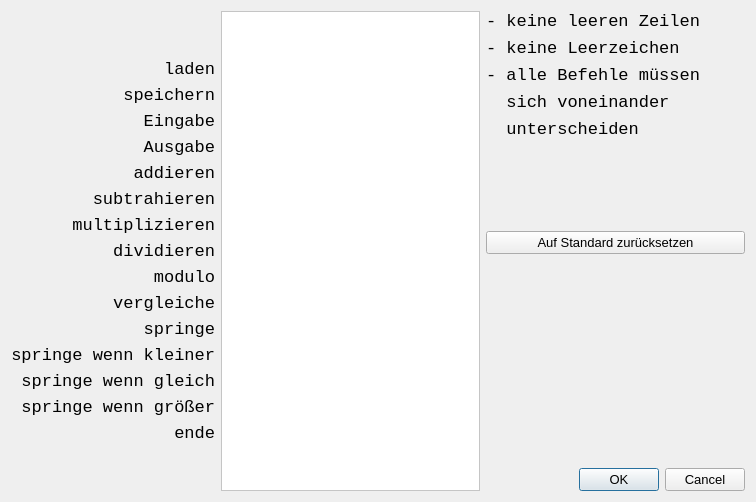
<?xml version="1.0" encoding="UTF-8"?>
<ui version="4.0">
 <class>QDialog_inset</class>
 <widget class="QDialog" name="QDialog_inset">
  <property name="windowModality">
   <enum>Qt::ApplicationModal</enum>
  </property>
  <property name="geometry">
   <rect>
    <x>0</x>
    <y>0</y>
    <width>756</width>
    <height>502</height>
   </rect>
  </property>
  <property name="sizePolicy">
   <sizepolicy hsizetype="Preferred" vsizetype="Preferred">
    <horstretch>0</horstretch>
    <verstretch>0</verstretch>
   </sizepolicy>
  </property>
  <property name="minimumSize">
   <size>
    <width>0</width>
    <height>414</height>
   </size>
  </property>
  <property name="windowTitle">
   <string>Befehlssatz anpassen</string>
  </property>
  <property name="modal">
   <bool>true</bool>
  </property>
  <layout class="QHBoxLayout" name="horizontalLayout_2">
   <item>
    <layout class="QHBoxLayout" name="horizontalLayout" stretch="0,0,0">
     <item>
      <layout class="QVBoxLayout" name="verticalLayout" stretch="0,0,0,0,0,0,0,0,0,0,0,0,0,0,0,0,0">
       <property name="spacing">
        <number>5</number>
       </property>
       <property name="topMargin">
        <number>0</number>
       </property>
       <property name="bottomMargin">
        <number>0</number>
       </property>
       <item>
        <spacer name="verticalSpacer_3">
         <property name="orientation">
          <enum>Qt::Vertical</enum>
         </property>
         <property name="sizeHint" stdset="0">
          <size>
           <width>20</width>
           <height>40</height>
          </size>
         </property>
        </spacer>
       </item>
       <item>
        <widget class="QLabel" name="label_10">
         <property name="font">
          <font>
           <family>Consolas</family>
           <pointsize>13</pointsize>
           <weight>50</weight>
           <bold>false</bold>
          </font>
         </property>
         <property name="layoutDirection">
          <enum>Qt::LeftToRight</enum>
         </property>
         <property name="text">
          <string>laden</string>
         </property>
         <property name="alignment">
          <set>Qt::AlignRight|Qt::AlignTrailing|Qt::AlignVCenter</set>
         </property>
         <property name="openExternalLinks">
          <bool>false</bool>
         </property>
        </widget>
       </item>
       <item>
        <widget class="QLabel" name="label_16">
         <property name="font">
          <font>
           <family>Consolas</family>
           <pointsize>13</pointsize>
           <weight>50</weight>
           <bold>false</bold>
          </font>
         </property>
         <property name="layoutDirection">
          <enum>Qt::LeftToRight</enum>
         </property>
         <property name="text">
          <string>speichern</string>
         </property>
         <property name="alignment">
          <set>Qt::AlignRight|Qt::AlignTrailing|Qt::AlignVCenter</set>
         </property>
         <property name="openExternalLinks">
          <bool>false</bool>
         </property>
        </widget>
       </item>
       <item>
        <widget class="QLabel" name="label_13">
         <property name="font">
          <font>
           <family>Consolas</family>
           <pointsize>13</pointsize>
           <weight>50</weight>
           <bold>false</bold>
          </font>
         </property>
         <property name="layoutDirection">
          <enum>Qt::LeftToRight</enum>
         </property>
         <property name="text">
          <string>Eingabe</string>
         </property>
         <property name="alignment">
          <set>Qt::AlignRight|Qt::AlignTrailing|Qt::AlignVCenter</set>
         </property>
         <property name="openExternalLinks">
          <bool>false</bool>
         </property>
        </widget>
       </item>
       <item>
        <widget class="QLabel" name="label_15">
         <property name="font">
          <font>
           <family>Consolas</family>
           <pointsize>13</pointsize>
           <weight>50</weight>
           <bold>false</bold>
          </font>
         </property>
         <property name="layoutDirection">
          <enum>Qt::LeftToRight</enum>
         </property>
         <property name="text">
          <string>Ausgabe</string>
         </property>
         <property name="alignment">
          <set>Qt::AlignRight|Qt::AlignTrailing|Qt::AlignVCenter</set>
         </property>
         <property name="openExternalLinks">
          <bool>false</bool>
         </property>
        </widget>
       </item>
       <item>
        <widget class="QLabel" name="label_11">
         <property name="font">
          <font>
           <family>Consolas</family>
           <pointsize>13</pointsize>
           <weight>50</weight>
           <bold>false</bold>
          </font>
         </property>
         <property name="layoutDirection">
          <enum>Qt::LeftToRight</enum>
         </property>
         <property name="text">
          <string>addieren</string>
         </property>
         <property name="alignment">
          <set>Qt::AlignRight|Qt::AlignTrailing|Qt::AlignVCenter</set>
         </property>
         <property name="openExternalLinks">
          <bool>false</bool>
         </property>
        </widget>
       </item>
       <item>
        <widget class="QLabel" name="label_12">
         <property name="font">
          <font>
           <family>Consolas</family>
           <pointsize>13</pointsize>
           <weight>50</weight>
           <bold>false</bold>
          </font>
         </property>
         <property name="layoutDirection">
          <enum>Qt::LeftToRight</enum>
         </property>
         <property name="text">
          <string>subtrahieren</string>
         </property>
         <property name="alignment">
          <set>Qt::AlignRight|Qt::AlignTrailing|Qt::AlignVCenter</set>
         </property>
         <property name="openExternalLinks">
          <bool>false</bool>
         </property>
        </widget>
       </item>
       <item>
        <widget class="QLabel" name="label_14">
         <property name="font">
          <font>
           <family>Consolas</family>
           <pointsize>13</pointsize>
           <weight>50</weight>
           <bold>false</bold>
          </font>
         </property>
         <property name="layoutDirection">
          <enum>Qt::LeftToRight</enum>
         </property>
         <property name="text">
          <string>multiplizieren</string>
         </property>
         <property name="alignment">
          <set>Qt::AlignRight|Qt::AlignTrailing|Qt::AlignVCenter</set>
         </property>
         <property name="openExternalLinks">
          <bool>false</bool>
         </property>
        </widget>
       </item>
       <item>
        <widget class="QLabel" name="label_9">
         <property name="font">
          <font>
           <family>Consolas</family>
           <pointsize>13</pointsize>
           <weight>50</weight>
           <bold>false</bold>
          </font>
         </property>
         <property name="layoutDirection">
          <enum>Qt::LeftToRight</enum>
         </property>
         <property name="text">
          <string>dividieren</string>
         </property>
         <property name="alignment">
          <set>Qt::AlignRight|Qt::AlignTrailing|Qt::AlignVCenter</set>
         </property>
         <property name="openExternalLinks">
          <bool>false</bool>
         </property>
        </widget>
       </item>
       <item>
        <widget class="QLabel" name="label_6">
         <property name="font">
          <font>
           <family>Consolas</family>
           <pointsize>13</pointsize>
           <weight>50</weight>
           <bold>false</bold>
          </font>
         </property>
         <property name="layoutDirection">
          <enum>Qt::LeftToRight</enum>
         </property>
         <property name="text">
          <string>modulo</string>
         </property>
         <property name="alignment">
          <set>Qt::AlignRight|Qt::AlignTrailing|Qt::AlignVCenter</set>
         </property>
         <property name="openExternalLinks">
          <bool>false</bool>
         </property>
        </widget>
       </item>
       <item>
        <widget class="QLabel" name="label_7">
         <property name="font">
          <font>
           <family>Consolas</family>
           <pointsize>13</pointsize>
           <weight>50</weight>
           <bold>false</bold>
          </font>
         </property>
         <property name="layoutDirection">
          <enum>Qt::LeftToRight</enum>
         </property>
         <property name="text">
          <string>vergleiche</string>
         </property>
         <property name="alignment">
          <set>Qt::AlignRight|Qt::AlignTrailing|Qt::AlignVCenter</set>
         </property>
         <property name="openExternalLinks">
          <bool>false</bool>
         </property>
        </widget>
       </item>
       <item>
        <widget class="QLabel" name="label_8">
         <property name="font">
          <font>
           <family>Consolas</family>
           <pointsize>13</pointsize>
           <weight>50</weight>
           <bold>false</bold>
          </font>
         </property>
         <property name="layoutDirection">
          <enum>Qt::LeftToRight</enum>
         </property>
         <property name="text">
          <string>springe</string>
         </property>
         <property name="alignment">
          <set>Qt::AlignRight|Qt::AlignTrailing|Qt::AlignVCenter</set>
         </property>
         <property name="openExternalLinks">
          <bool>false</bool>
         </property>
        </widget>
       </item>
       <item>
        <widget class="QLabel" name="label_4">
         <property name="font">
          <font>
           <family>Consolas</family>
           <pointsize>13</pointsize>
           <weight>50</weight>
           <bold>false</bold>
          </font>
         </property>
         <property name="layoutDirection">
          <enum>Qt::LeftToRight</enum>
         </property>
         <property name="text">
          <string>springe wenn kleiner</string>
         </property>
         <property name="alignment">
          <set>Qt::AlignRight|Qt::AlignTrailing|Qt::AlignVCenter</set>
         </property>
         <property name="openExternalLinks">
          <bool>false</bool>
         </property>
        </widget>
       </item>
       <item>
        <widget class="QLabel" name="label_5">
         <property name="font">
          <font>
           <family>Consolas</family>
           <pointsize>13</pointsize>
           <weight>50</weight>
           <bold>false</bold>
          </font>
         </property>
         <property name="layoutDirection">
          <enum>Qt::LeftToRight</enum>
         </property>
         <property name="text">
          <string>springe wenn gleich</string>
         </property>
         <property name="alignment">
          <set>Qt::AlignRight|Qt::AlignTrailing|Qt::AlignVCenter</set>
         </property>
         <property name="openExternalLinks">
          <bool>false</bool>
         </property>
        </widget>
       </item>
       <item>
        <widget class="QLabel" name="label_2">
         <property name="font">
          <font>
           <family>Consolas</family>
           <pointsize>13</pointsize>
           <weight>50</weight>
           <bold>false</bold>
          </font>
         </property>
         <property name="layoutDirection">
          <enum>Qt::LeftToRight</enum>
         </property>
         <property name="text">
          <string>springe wenn größer</string>
         </property>
         <property name="alignment">
          <set>Qt::AlignRight|Qt::AlignTrailing|Qt::AlignVCenter</set>
         </property>
         <property name="openExternalLinks">
          <bool>false</bool>
         </property>
        </widget>
       </item>
       <item>
        <widget class="QLabel" name="label_3">
         <property name="font">
          <font>
           <family>Consolas</family>
           <pointsize>13</pointsize>
           <weight>50</weight>
           <bold>false</bold>
          </font>
         </property>
         <property name="layoutDirection">
          <enum>Qt::LeftToRight</enum>
         </property>
         <property name="text">
          <string>ende</string>
         </property>
         <property name="alignment">
          <set>Qt::AlignRight|Qt::AlignTrailing|Qt::AlignVCenter</set>
         </property>
         <property name="openExternalLinks">
          <bool>false</bool>
         </property>
        </widget>
       </item>
       <item>
        <spacer name="verticalSpacer_2">
         <property name="orientation">
          <enum>Qt::Vertical</enum>
         </property>
         <property name="sizeHint" stdset="0">
          <size>
           <width>20</width>
           <height>40</height>
          </size>
         </property>
        </spacer>
       </item>
      </layout>
     </item>
     <item>
      <widget class="QTextEdit" name="textEdit">
       <property name="palette">
        <palette>
         <active>
          <colorrole role="Light">
           <brush brushstyle="SolidPattern">
            <color alpha="255">
             <red>240</red>
             <green>240</green>
             <blue>240</blue>
            </color>
           </brush>
          </colorrole>
          <colorrole role="Base">
           <brush brushstyle="SolidPattern">
            <color alpha="255">
             <red>255</red>
             <green>255</green>
             <blue>255</blue>
            </color>
           </brush>
          </colorrole>
          <colorrole role="Window">
           <brush brushstyle="SolidPattern">
            <color alpha="255">
             <red>255</red>
             <green>255</green>
             <blue>255</blue>
            </color>
           </brush>
          </colorrole>
         </active>
         <inactive>
          <colorrole role="Light">
           <brush brushstyle="SolidPattern">
            <color alpha="255">
             <red>240</red>
             <green>240</green>
             <blue>240</blue>
            </color>
           </brush>
          </colorrole>
          <colorrole role="Base">
           <brush brushstyle="SolidPattern">
            <color alpha="255">
             <red>255</red>
             <green>255</green>
             <blue>255</blue>
            </color>
           </brush>
          </colorrole>
          <colorrole role="Window">
           <brush brushstyle="SolidPattern">
            <color alpha="255">
             <red>255</red>
             <green>255</green>
             <blue>255</blue>
            </color>
           </brush>
          </colorrole>
         </inactive>
         <disabled>
          <colorrole role="Light">
           <brush brushstyle="SolidPattern">
            <color alpha="255">
             <red>240</red>
             <green>240</green>
             <blue>240</blue>
            </color>
           </brush>
          </colorrole>
          <colorrole role="Base">
           <brush brushstyle="SolidPattern">
            <color alpha="255">
             <red>255</red>
             <green>255</green>
             <blue>255</blue>
            </color>
           </brush>
          </colorrole>
          <colorrole role="Window">
           <brush brushstyle="SolidPattern">
            <color alpha="255">
             <red>255</red>
             <green>255</green>
             <blue>255</blue>
            </color>
           </brush>
          </colorrole>
         </disabled>
        </palette>
       </property>
       <property name="font">
        <font>
         <family>Consolas</family>
         <pointsize>14</pointsize>
         <weight>75</weight>
         <bold>true</bold>
        </font>
       </property>
       <property name="styleSheet">
        <string notr="true">padding-top:5</string>
       </property>
       <property name="html">
        <string>&lt;!DOCTYPE HTML PUBLIC &quot;-//W3C//DTD HTML 4.0//EN&quot; &quot;http://www.w3.org/TR/REC-html40/strict.dtd&quot;&gt;
&lt;html&gt;&lt;head&gt;&lt;meta name=&quot;qrichtext&quot; content=&quot;1&quot; /&gt;&lt;style type=&quot;text/css&quot;&gt;
p, li { white-space: pre-wrap; }
&lt;/style&gt;&lt;/head&gt;&lt;body style=&quot; font-family:'Consolas'; font-size:14pt; font-weight:600; font-style:normal;&quot;&gt;
&lt;p style=&quot;-qt-paragraph-type:empty; margin-top:0px; margin-bottom:0px; margin-left:0px; margin-right:0px; -qt-block-indent:0; text-indent:0px; line-height:114%;&quot;&gt;&lt;br /&gt;&lt;/p&gt;&lt;/body&gt;&lt;/html&gt;</string>
       </property>
      </widget>
     </item>
     <item>
      <layout class="QVBoxLayout" name="verticalLayout_3" stretch="0,0,0,0,0">
       <property name="spacing">
        <number>6</number>
       </property>
       <item>
        <layout class="QVBoxLayout" name="verticalLayout_2" stretch="0,0,0,0,0">
         <property name="spacing">
          <number>6</number>
         </property>
         <item>
          <widget class="QLabel" name="label">
           <property name="sizePolicy">
            <sizepolicy hsizetype="Preferred" vsizetype="Preferred">
             <horstretch>0</horstretch>
             <verstretch>0</verstretch>
            </sizepolicy>
           </property>
           <property name="font">
            <font>
             <family>Consolas</family>
             <pointsize>13</pointsize>
             <weight>50</weight>
             <bold>false</bold>
            </font>
           </property>
           <property name="text">
            <string>- keine leeren Zeilen</string>
           </property>
          </widget>
         </item>
         <item>
          <widget class="QLabel" name="label_17">
           <property name="sizePolicy">
            <sizepolicy hsizetype="Preferred" vsizetype="Preferred">
             <horstretch>0</horstretch>
             <verstretch>0</verstretch>
            </sizepolicy>
           </property>
           <property name="font">
            <font>
             <family>Consolas</family>
             <pointsize>13</pointsize>
             <weight>50</weight>
             <bold>false</bold>
            </font>
           </property>
           <property name="text">
            <string>- keine Leerzeichen</string>
           </property>
          </widget>
         </item>
         <item>
          <widget class="QLabel" name="label_18">
           <property name="sizePolicy">
            <sizepolicy hsizetype="Preferred" vsizetype="Preferred">
             <horstretch>0</horstretch>
             <verstretch>0</verstretch>
            </sizepolicy>
           </property>
           <property name="font">
            <font>
             <family>Consolas</family>
             <pointsize>13</pointsize>
             <weight>50</weight>
             <bold>false</bold>
            </font>
           </property>
           <property name="text">
            <string>- alle Befehle müssen</string>
           </property>
          </widget>
         </item>
         <item>
          <widget class="QLabel" name="label_19">
           <property name="sizePolicy">
            <sizepolicy hsizetype="Preferred" vsizetype="Preferred">
             <horstretch>0</horstretch>
             <verstretch>0</verstretch>
            </sizepolicy>
           </property>
           <property name="font">
            <font>
             <family>Consolas</family>
             <pointsize>13</pointsize>
             <weight>50</weight>
             <bold>false</bold>
            </font>
           </property>
           <property name="text">
            <string>  sich voneinander</string>
           </property>
          </widget>
         </item>
         <item>
          <widget class="QLabel" name="label_20">
           <property name="sizePolicy">
            <sizepolicy hsizetype="Preferred" vsizetype="Preferred">
             <horstretch>0</horstretch>
             <verstretch>0</verstretch>
            </sizepolicy>
           </property>
           <property name="font">
            <font>
             <family>Consolas</family>
             <pointsize>13</pointsize>
             <weight>50</weight>
             <bold>false</bold>
            </font>
           </property>
           <property name="text">
            <string>  unterscheiden</string>
           </property>
          </widget>
         </item>
        </layout>
       </item>
       <item>
        <spacer name="verticalSpacer_4">
         <property name="orientation">
          <enum>Qt::Vertical</enum>
         </property>
         <property name="sizeHint" stdset="0">
          <size>
           <width>20</width>
           <height>40</height>
          </size>
         </property>
        </spacer>
       </item>
       <item>
        <widget class="QPushButton" name="pushButton">
         <property name="font">
          <font>
           <pointsize>10</pointsize>
          </font>
         </property>
         <property name="text">
          <string>Auf Standard zurücksetzen</string>
         </property>
        </widget>
       </item>
       <item>
        <spacer name="verticalSpacer">
         <property name="orientation">
          <enum>Qt::Vertical</enum>
         </property>
         <property name="sizeHint" stdset="0">
          <size>
           <width>20</width>
           <height>208</height>
          </size>
         </property>
        </spacer>
       </item>
       <item>
        <widget class="QDialogButtonBox" name="buttonBox">
         <property name="font">
          <font>
           <pointsize>10</pointsize>
          </font>
         </property>
         <property name="orientation">
          <enum>Qt::Horizontal</enum>
         </property>
         <property name="standardButtons">
          <set>QDialogButtonBox::Cancel|QDialogButtonBox::Ok</set>
         </property>
        </widget>
       </item>
      </layout>
     </item>
    </layout>
   </item>
  </layout>
 </widget>
 <resources/>
 <connections>
  <connection>
   <sender>buttonBox</sender>
   <signal>accepted()</signal>
   <receiver>QDialog_inset</receiver>
   <slot>accept()</slot>
   <hints>
    <hint type="sourcelabel">
     <x>609</x>
     <y>393</y>
    </hint>
    <hint type="destinationlabel">
     <x>157</x>
     <y>274</y>
    </hint>
   </hints>
  </connection>
  <connection>
   <sender>buttonBox</sender>
   <signal>rejected()</signal>
   <receiver>QDialog_inset</receiver>
   <slot>reject()</slot>
   <hints>
    <hint type="sourcelabel">
     <x>609</x>
     <y>399</y>
    </hint>
    <hint type="destinationlabel">
     <x>286</x>
     <y>274</y>
    </hint>
   </hints>
  </connection>
 </connections>
 <slots>
  <slot>watch_max_lines()</slot>
 </slots>
</ui>
